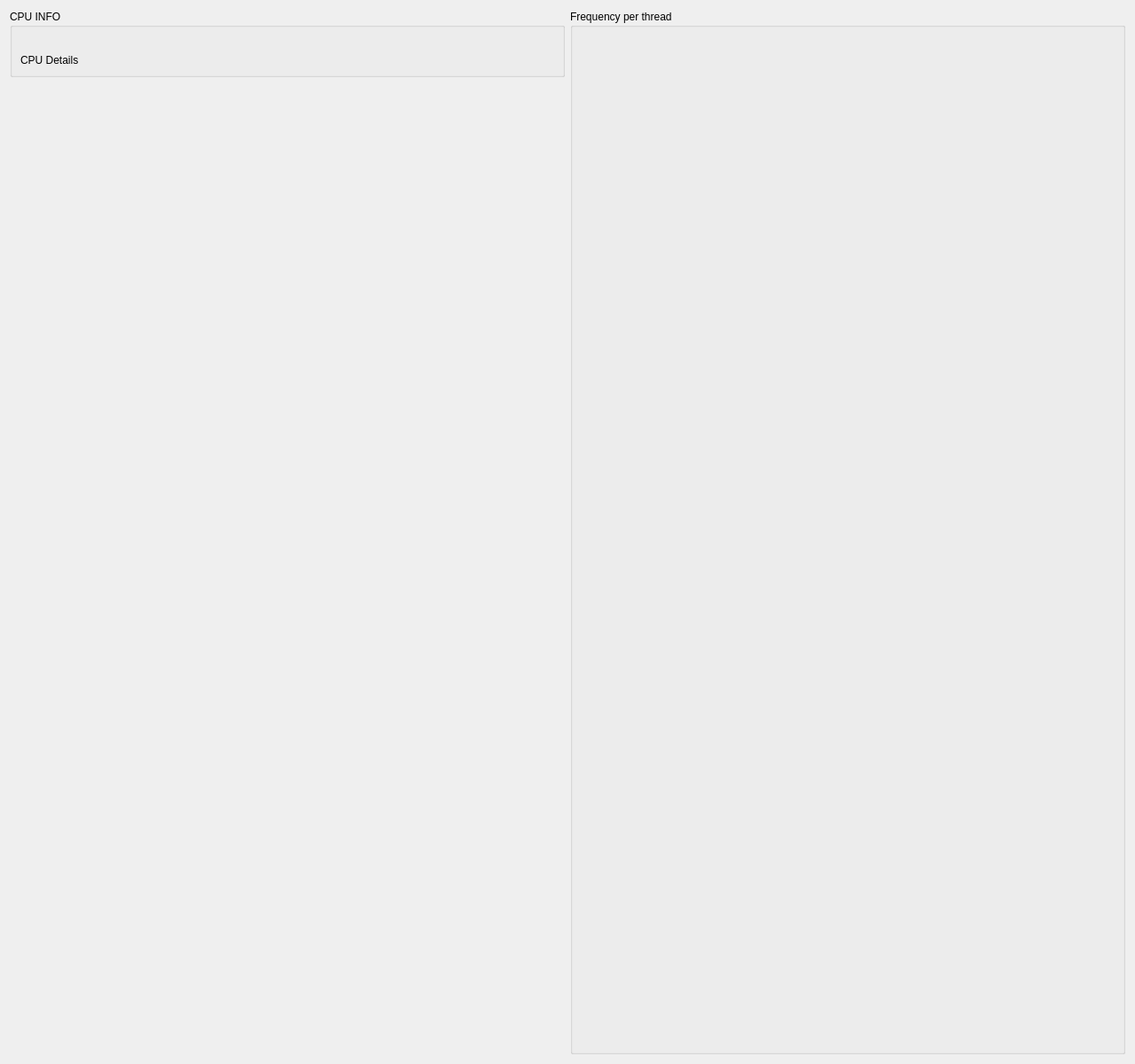
<?xml version="1.0" encoding="UTF-8"?>
<ui version="4.0">
 <class>CPUFrequency</class>
 <widget class="QWidget" name="CPUFrequency">
  <property name="geometry">
   <rect>
    <x>0</x>
    <y>0</y>
    <width>1280</width>
    <height>1200</height>
   </rect>
  </property>
  <property name="minimumSize">
   <size>
    <width>1280</width>
    <height>1200</height>
   </size>
  </property>
  <property name="windowTitle">
   <string>Lenovo Legion Linux Toolkit - Threads Frequency</string>
  </property>
  <property name="windowIcon">
   <iconset resource="Resources.qrc">
    <normaloff>:/images/icons/LenovoLegionIco.png</normaloff>:/images/icons/LenovoLegionIco.png</iconset>
  </property>
  <layout class="QHBoxLayout" name="horizontalLayout">
   <item>
    <layout class="QVBoxLayout" name="verticalLayout_3">
     <item>
      <widget class="QGroupBox" name="groupBox_CPUDetails">
       <property name="title">
        <string>CPU INFO</string>
       </property>
       <layout class="QVBoxLayout" name="verticalLayout_2">
        <property name="topMargin">
         <number>30</number>
        </property>
        <item>
         <widget class="QLabel" name="label_CPUDetails">
          <property name="text">
           <string>CPU Details</string>
          </property>
         </widget>
        </item>
       </layout>
      </widget>
     </item>
     <item>
      <spacer name="verticalSpacer">
       <property name="orientation">
        <enum>Qt::Orientation::Vertical</enum>
       </property>
       <property name="sizeHint" stdset="0">
        <size>
         <width>20</width>
         <height>40</height>
        </size>
       </property>
      </spacer>
     </item>
    </layout>
   </item>
   <item>
    <widget class="QGroupBox" name="groupBox">
     <property name="title">
      <string>Frequency per thread</string>
     </property>
     <layout class="QVBoxLayout" name="verticalLayout">
      <property name="topMargin">
       <number>30</number>
      </property>
      <item>
       <layout class="QGridLayout" name="gridLayout"/>
      </item>
     </layout>
    </widget>
   </item>
  </layout>
 </widget>
 <resources>
  <include location="Resources.qrc"/>
 </resources>
 <connections/>
</ui>
